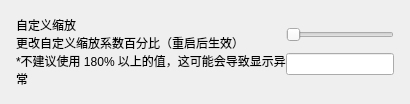
          <widget class="CardWidget" name="CardWidget_16">
           <property name="minimumSize">
            <size>
             <width>0</width>
             <height>70</height>
            </size>
           </property>
           <layout class="QVBoxLayout" name="verticalLayout_26">
            <property name="spacing">
             <number>16</number>
            </property>
            <property name="leftMargin">
             <number>16</number>
            </property>
            <property name="topMargin">
             <number>16</number>
            </property>
            <property name="rightMargin">
             <number>16</number>
            </property>
            <property name="bottomMargin">
             <number>16</number>
            </property>
            <item>
             <layout class="QHBoxLayout" name="horizontalLayout_14">
              <property name="spacing">
               <number>0</number>
              </property>
              <item>
               <layout class="QVBoxLayout" name="verticalLayout_9">
                <property name="spacing">
                 <number>0</number>
                </property>
                <item>
                 <widget class="StrongBodyLabel" name="StrongBodyLabel_15">
                  <property name="sizePolicy">
                   <sizepolicy hsizetype="Expanding" vsizetype="Preferred">
                    <horstretch>0</horstretch>
                    <verstretch>0</verstretch>
                   </sizepolicy>
                  </property>
                  <property name="text">
                   <string>自定义缩放</string>
                  </property>
                  <property name="wordWrap">
                   <bool>true</bool>
                  </property>
                 </widget>
                </item>
                <item>
                 <widget class="CaptionLabel" name="CaptionLabel_13">
                  <property name="text">
                   <string>更改自定义缩放系数百分比（重启后生效）
*不建议使用 180% 以上的值，这可能会导致显示异常</string>
                  </property>
                  <property name="wordWrap">
                   <bool>true</bool>
                  </property>
                  <property name="lightColor" stdset="0">
                   <color alpha="150">
                    <red>0</red>
                    <green>0</green>
                    <blue>0</blue>
                   </color>
                  </property>
                  <property name="darkColor" stdset="0">
                   <color alpha="200">
                    <red>255</red>
                    <green>255</green>
                    <blue>255</blue>
                   </color>
                  </property>
                 </widget>
                </item>
               </layout>
              </item>
              <item>
               <layout class="QVBoxLayout" name="verticalLayout_27">
                <item>
                 <widget class="Slider" name="slider_scale_factor">
                  <property name="sizePolicy">
                   <sizepolicy hsizetype="Preferred" vsizetype="Fixed">
                    <horstretch>0</horstretch>
                    <verstretch>0</verstretch>
                   </sizepolicy>
                  </property>
                  <property name="minimum">
                   <number>100</number>
                  </property>
                  <property name="maximum">
                   <number>200</number>
                  </property>
                  <property name="value">
                   <number>100</number>
                  </property>
                  <property name="orientation">
                   <enum>Qt::Horizontal</enum>
                  </property>
                 </widget>
                </item>
                <item>
                 <widget class="LineEdit" name="text_scale_factor">
                  <property name="sizePolicy">
                   <sizepolicy hsizetype="Preferred" vsizetype="Fixed">
                    <horstretch>0</horstretch>
                    <verstretch>0</verstretch>
                   </sizepolicy>
                  </property>
                  <property name="readOnly">
                   <bool>true</bool>
                  </property>
                 </widget>
                </item>
               </layout>
              </item>
             </layout>
            </item>
           </layout>
          </widget>
